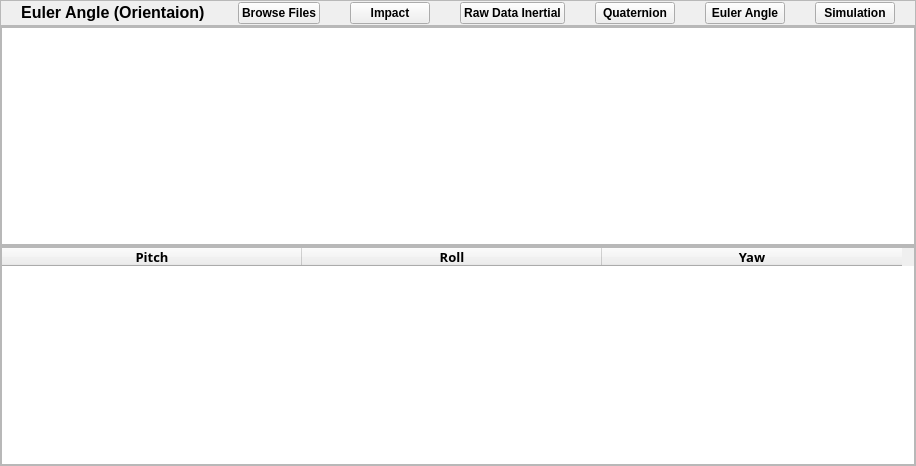
                <widget class="QWidget" name="eulerAngle">
                 <layout class="QVBoxLayout" name="verticalLayout_40">
                  <property name="spacing">
                   <number>0</number>
                  </property>
                  <property name="leftMargin">
                   <number>0</number>
                  </property>
                  <property name="topMargin">
                   <number>0</number>
                  </property>
                  <property name="rightMargin">
                   <number>0</number>
                  </property>
                  <property name="bottomMargin">
                   <number>0</number>
                  </property>
                  <item>
                   <widget class="QFrame" name="frame_17">
                    <property name="sizePolicy">
                     <sizepolicy hsizetype="Preferred" vsizetype="Minimum">
                      <horstretch>0</horstretch>
                      <verstretch>0</verstretch>
                     </sizepolicy>
                    </property>
                    <property name="maximumSize">
                     <size>
                      <width>16777215</width>
                      <height>40</height>
                     </size>
                    </property>
                    <property name="frameShape">
                     <enum>QFrame::StyledPanel</enum>
                    </property>
                    <property name="frameShadow">
                     <enum>QFrame::Raised</enum>
                    </property>
                    <layout class="QHBoxLayout" name="horizontalLayout_13">
                     <property name="spacing">
                      <number>0</number>
                     </property>
                     <property name="leftMargin">
                      <number>20</number>
                     </property>
                     <property name="topMargin">
                      <number>0</number>
                     </property>
                     <property name="rightMargin">
                      <number>20</number>
                     </property>
                     <property name="bottomMargin">
                      <number>0</number>
                     </property>
                     <item>
                      <widget class="QLabel" name="label_15">
                       <property name="sizePolicy">
                        <sizepolicy hsizetype="Preferred" vsizetype="Fixed">
                         <horstretch>0</horstretch>
                         <verstretch>0</verstretch>
                        </sizepolicy>
                       </property>
                       <property name="font">
                        <font>
                         <pointsize>12</pointsize>
                         <weight>75</weight>
                         <bold>true</bold>
                        </font>
                       </property>
                       <property name="text">
                        <string>Euler Angle (Orientaion)   </string>
                       </property>
                       <property name="alignment">
                        <set>Qt::AlignCenter</set>
                       </property>
                      </widget>
                     </item>
                     <item>
                      <spacer name="horizontalSpacer_4">
                       <property name="orientation">
                        <enum>Qt::Horizontal</enum>
                       </property>
                       <property name="sizeType">
                        <enum>QSizePolicy::Expanding</enum>
                       </property>
                       <property name="sizeHint" stdset="0">
                        <size>
                         <width>20</width>
                         <height>24</height>
                        </size>
                       </property>
                      </spacer>
                     </item>
                     <item>
                      <widget class="QPushButton" name="eLoadFileInertial">
                       <property name="font">
                        <font>
                         <weight>75</weight>
                         <bold>true</bold>
                        </font>
                       </property>
                       <property name="text">
                        <string>Browse Files</string>
                       </property>
                      </widget>
                     </item>
                     <item>
                      <spacer name="horizontalSpacer_46">
                       <property name="orientation">
                        <enum>Qt::Horizontal</enum>
                       </property>
                       <property name="sizeType">
                        <enum>QSizePolicy::Fixed</enum>
                       </property>
                       <property name="sizeHint" stdset="0">
                        <size>
                         <width>30</width>
                         <height>20</height>
                        </size>
                       </property>
                      </spacer>
                     </item>
                     <item>
                      <widget class="QPushButton" name="eImpact">
                       <property name="font">
                        <font>
                         <weight>75</weight>
                         <bold>true</bold>
                        </font>
                       </property>
                       <property name="text">
                        <string>Impact</string>
                       </property>
                      </widget>
                     </item>
                     <item>
                      <spacer name="horizontalSpacer_22">
                       <property name="orientation">
                        <enum>Qt::Horizontal</enum>
                       </property>
                       <property name="sizeType">
                        <enum>QSizePolicy::Fixed</enum>
                       </property>
                       <property name="sizeHint" stdset="0">
                        <size>
                         <width>30</width>
                         <height>20</height>
                        </size>
                       </property>
                      </spacer>
                     </item>
                     <item>
                      <widget class="QPushButton" name="eRawDatabtn">
                       <property name="font">
                        <font>
                         <weight>75</weight>
                         <bold>true</bold>
                        </font>
                       </property>
                       <property name="text">
                        <string>Raw Data Inertial</string>
                       </property>
                      </widget>
                     </item>
                     <item>
                      <spacer name="horizontalSpacer_23">
                       <property name="orientation">
                        <enum>Qt::Horizontal</enum>
                       </property>
                       <property name="sizeType">
                        <enum>QSizePolicy::Fixed</enum>
                       </property>
                       <property name="sizeHint" stdset="0">
                        <size>
                         <width>30</width>
                         <height>20</height>
                        </size>
                       </property>
                      </spacer>
                     </item>
                     <item>
                      <widget class="QPushButton" name="eQuaternionbtn">
                       <property name="font">
                        <font>
                         <weight>75</weight>
                         <bold>true</bold>
                        </font>
                       </property>
                       <property name="text">
                        <string>Quaternion</string>
                       </property>
                      </widget>
                     </item>
                     <item>
                      <spacer name="horizontalSpacer_24">
                       <property name="orientation">
                        <enum>Qt::Horizontal</enum>
                       </property>
                       <property name="sizeType">
                        <enum>QSizePolicy::Fixed</enum>
                       </property>
                       <property name="sizeHint" stdset="0">
                        <size>
                         <width>30</width>
                         <height>20</height>
                        </size>
                       </property>
                      </spacer>
                     </item>
                     <item>
                      <widget class="QPushButton" name="eEulerbtn">
                       <property name="font">
                        <font>
                         <weight>75</weight>
                         <bold>true</bold>
                        </font>
                       </property>
                       <property name="text">
                        <string>Euler Angle</string>
                       </property>
                      </widget>
                     </item>
                     <item>
                      <spacer name="horizontalSpacer_25">
                       <property name="orientation">
                        <enum>Qt::Horizontal</enum>
                       </property>
                       <property name="sizeType">
                        <enum>QSizePolicy::Fixed</enum>
                       </property>
                       <property name="sizeHint" stdset="0">
                        <size>
                         <width>30</width>
                         <height>20</height>
                        </size>
                       </property>
                      </spacer>
                     </item>
                     <item>
                      <widget class="QPushButton" name="eSimulationbtn">
                       <property name="font">
                        <font>
                         <weight>75</weight>
                         <bold>true</bold>
                        </font>
                       </property>
                       <property name="text">
                        <string>Simulation</string>
                       </property>
                      </widget>
                     </item>
                    </layout>
                   </widget>
                  </item>
                  <item>
                   <widget class="QFrame" name="frame_18">
                    <property name="sizePolicy">
                     <sizepolicy hsizetype="Preferred" vsizetype="Expanding">
                      <horstretch>0</horstretch>
                      <verstretch>0</verstretch>
                     </sizepolicy>
                    </property>
                    <property name="minimumSize">
                     <size>
                      <width>0</width>
                      <height>220</height>
                     </size>
                    </property>
                    <property name="frameShape">
                     <enum>QFrame::StyledPanel</enum>
                    </property>
                    <property name="frameShadow">
                     <enum>QFrame::Raised</enum>
                    </property>
                    <layout class="QVBoxLayout" name="verticalLayout_36">
                     <property name="spacing">
                      <number>0</number>
                     </property>
                     <property name="leftMargin">
                      <number>0</number>
                     </property>
                     <property name="topMargin">
                      <number>0</number>
                     </property>
                     <property name="rightMargin">
                      <number>0</number>
                     </property>
                     <property name="bottomMargin">
                      <number>0</number>
                     </property>
                     <item>
                      <widget class="QChartView" name="EulerChart">
                       <property name="lineWidth">
                        <number>0</number>
                       </property>
                      </widget>
                     </item>
                    </layout>
                   </widget>
                  </item>
                  <item>
                   <widget class="QFrame" name="frame_19">
                    <property name="sizePolicy">
                     <sizepolicy hsizetype="Preferred" vsizetype="Minimum">
                      <horstretch>0</horstretch>
                      <verstretch>0</verstretch>
                     </sizepolicy>
                    </property>
                    <property name="minimumSize">
                     <size>
                      <width>0</width>
                      <height>220</height>
                     </size>
                    </property>
                    <property name="maximumSize">
                     <size>
                      <width>16777215</width>
                      <height>300</height>
                     </size>
                    </property>
                    <property name="frameShape">
                     <enum>QFrame::StyledPanel</enum>
                    </property>
                    <property name="frameShadow">
                     <enum>QFrame::Raised</enum>
                    </property>
                    <layout class="QVBoxLayout" name="verticalLayout_31">
                     <property name="spacing">
                      <number>0</number>
                     </property>
                     <property name="leftMargin">
                      <number>0</number>
                     </property>
                     <property name="topMargin">
                      <number>0</number>
                     </property>
                     <property name="rightMargin">
                      <number>0</number>
                     </property>
                     <property name="bottomMargin">
                      <number>0</number>
                     </property>
                     <item>
                      <widget class="QTableWidget" name="eulerTable">
                       <property name="sizePolicy">
                        <sizepolicy hsizetype="Preferred" vsizetype="Expanding">
                         <horstretch>0</horstretch>
                         <verstretch>0</verstretch>
                        </sizepolicy>
                       </property>
                       <property name="minimumSize">
                        <size>
                         <width>0</width>
                         <height>0</height>
                        </size>
                       </property>
                       <property name="maximumSize">
                        <size>
                         <width>16777215</width>
                         <height>300</height>
                        </size>
                       </property>
                       <property name="sizeIncrement">
                        <size>
                         <width>927</width>
                         <height>0</height>
                        </size>
                       </property>
                       <property name="font">
                        <font>
                         <family>Sans Serif Collection</family>
                         <pointsize>10</pointsize>
                         <weight>50</weight>
                         <bold>false</bold>
                        </font>
                       </property>
                       <property name="focusPolicy">
                        <enum>Qt::NoFocus</enum>
                       </property>
                       <property name="inputMethodHints">
                        <set>Qt::ImhDigitsOnly</set>
                       </property>
                       <property name="autoScrollMargin">
                        <number>10</number>
                       </property>
                       <property name="editTriggers">
                        <set>QAbstractItemView::NoEditTriggers</set>
                       </property>
                       <property name="alternatingRowColors">
                        <bool>false</bool>
                       </property>
                       <attribute name="horizontalHeaderDefaultSectionSize">
                        <number>300</number>
                       </attribute>
                       <column>
                        <property name="text">
                         <string>Pitch</string>
                        </property>
                        <property name="font">
                         <font>
                          <weight>75</weight>
                          <bold>true</bold>
                         </font>
                        </property>
                       </column>
                       <column>
                        <property name="text">
                         <string>Roll</string>
                        </property>
                        <property name="font">
                         <font>
                          <weight>75</weight>
                          <bold>true</bold>
                         </font>
                        </property>
                       </column>
                       <column>
                        <property name="text">
                         <string>Yaw</string>
                        </property>
                        <property name="font">
                         <font>
                          <weight>75</weight>
                          <bold>true</bold>
                         </font>
                        </property>
                       </column>
                      </widget>
                     </item>
                    </layout>
                   </widget>
                  </item>
                 </layout>
                </widget>
